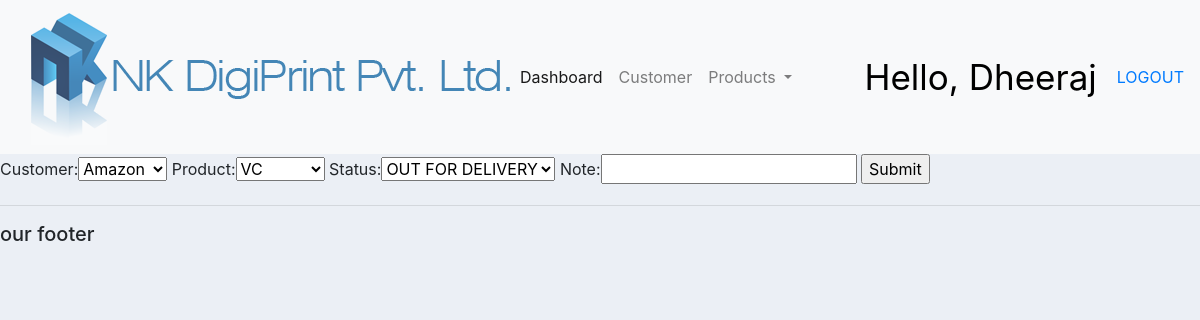
Screenshot of /update_order/13/ (signed in) with the database file from the repository.
### account/models.py (models this page shows, shortened)
class Order(models.Model):
    STATUS = (
        ('PENDING', 'PENDING'),
        ('OUT FOR DELIVERY', 'OUT FOR DELIVERY'),
        ('DELIVERED', 'DELIVERED'),
        )
    customer = models.ForeignKey(Customer, null=True, on_delete= models.SET_NULL)
    product = models.ForeignKey(Product, null=True, on_delete= models.SET_NULL)
    date_created = models.DateTimeField(auto_now_add=True, null=True)
    status =  models.CharField(max_length=100, null=True, choices=STATUS)
    note =  models.CharField(max_length=1000, blank=True, null=True)

### account/decoraters.py (the view)
        def wrapper_func(request, *args, **kwargs):
            group = None
            if request.user.groups.exists():
                group = request.user.groups.all()[0].name
            if group in allowed_roles:
                return view_func(request, *args, **kwargs)
            else:
                return HttpResponse('YOU ARE NOT AUTHORISED')
            return view_func(request, *args, **kwargs)

### account/forms.py
class OrderForm(ModelForm):
    class Meta:
        model = Order
        fields = '__all__'

### account/decoraters.py (called while the page is built)
def allowed_users(allowed_roles=[]):
    def decorator(view_func):
        def wrapper_func(request, *args, **kwargs):
            group = None
            if request.user.groups.exists():
                group = request.user.groups.all()[0].name
            if group in allowed_roles:
                return view_func(request, *args, **kwargs)
            else:
                return HttpResponse('YOU ARE NOT AUTHORISED')
            return view_func(request, *args, **kwargs)
        return wrapper_func
    return decorator

### account/models.py (called while the page is built)
    def __str__(self):
        return self.name

    def __str__(self):
        return self.name

### account/views.py (called while the page is built)
@login_required(login_url='login')
@allowed_users(allowed_roles=['admin'])
def updateorder(request, yo):
    order = Order.objects.get(id=yo)
    parentName = order.customer.name
    form = OrderForm(instance=order)
    if request.method == 'POST':
        form = OrderForm(request.POST, instance=order)
        if form.is_valid():
            form.save()
            return redirect('/')
    context = {'form': form}
    return render(request, 'account/update_order_form.html', context)

### account/templates/account/update_order_form.html (shortened to what this page needs)
{%  extends 'account/main.html' %}
{% load static %}
{% block content %}
                <form action="" method="POST">
                        {{form}}
                        <input type="submit" name="Submit">
                </form>
{% endblock %}

### account/templates/account/navbar.html (shortened to what this page needs)
{% load static %}
<nav class="navbar navbar-expand-lg navbar-light bg-light">
  <img src="{% static 'image/logo.png' %}">
  <div class="collapse navbar-collapse" id="navbarSupportedContent">
    <ul class="navbar-nav mr-auto">
      {% if request.user.is_staff %}
      <li class="nav-item active">
        <a class="nav-link" href="{% url 'home' %}">Dashboard <span class="sr-only">(current)</span></a>
      </li>
      <li class="nav-item">
        <a class="nav-link" href="#">Customer </a>
      </li>
      <li class="nav-item dropdown">
        <a class="nav-link dropdown-toggle" href="#" id="navbarDropdown" role="button" data-toggle="dropdown" aria-haspopup="true" aria-expanded="false">
          Products
        </a>
      </li>
      {% else %}
      <li class="nav-item">
        <a class="nav-link" href="{% url 'account' %}">Settings</a>
      </li>
      {% endif %}
    </ul>
  </div>
  <span class="hello-msg">Hello, {{request.user}}</span>
  <span class="log-msg"><a href="{% url 'logout' %}">LOGOUT</a></span>
</nav>

### static/css/main.css (style rules this page uses)
body { background-color: #ebeff5; }

### account/templates/account/navbar.html (style rules this page uses)
.hello-msg { font-size: 35px; color: #000000; margin-right: 20px; }
, .log-msg { font-size: 20px; color: #000000; margin-right: 20px; }

### rows the page displays
Order: customer "Amazon", product "VC", status "OUT FOR DELIVERY"

### other values shown
{{ request.user }} "Dheeraj"
